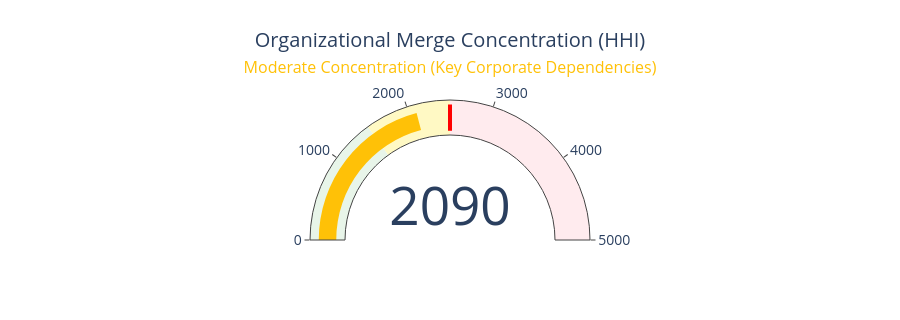

The cell this chart's notebook holds for it:
### Markdown cell above
### 5. Ecosystem Concentration: Herfindahl-Hirschman Index (HHI)

The Herfindahl-Hirschman Index (HHI) measures vendor concentration in open source projects by summing the squared percentage shares of merged PRs:
$$HHI = \sum_{i=1}^{N} (s_i)^2$$
Where $s_i$ is organization $i$'s percentage share of merged pull requests.

**CHAOSS Interpretation**:
* **HHI < 1,500**: **Diverse / Low Concentration** (Healthy multi-vendor community balance).
* **1,500 $\le$ HHI $\le$ 2,500**: **Moderately Concentrated** (Noticeable reliance on key corporate players).
* **HHI > 2,500**: **Highly Concentrated** (High vendor risk; dominated by 1 or 2 corporate sponsors).

### Code cell
hhi_val = np.round(np.sum(org_summary["share_of_merges_pct"] ** 2), 1)

if hhi_val < 1500:
    conc_label = "Low Concentration (Healthy Multi-Vendor Distribution)"
    badge_color = "#28a745"
elif hhi_val <= 2500:
    conc_label = "Moderate Concentration (Key Corporate Dependencies)"
    badge_color = "#ffc107"
else:
    conc_label = "High Concentration (Dominant Vendor Influence Risk)"
    badge_color = "#dc3545"

print(f"Herfindahl-Hirschman Index (HHI): {hhi_val}")
print(f"Concentration Assessment: {conc_label}")

fig_hhi = go.Figure(go.Indicator(
    mode="gauge+number",
    value=hhi_val,
    title={"text": f"Organizational Merge Concentration (HHI)<br><span style='font-size:0.8em;color:{badge_color}'>{conc_label}</span>"},
    gauge={
        "axis": {"range": [0, 5000]},
        "bar": {"color": badge_color},
        "steps": [
            {"range": [0, 1500], "color": "#e8f5e9"},
            {"range": [1500, 2500], "color": "#fff9c4"},
            {"range": [2500, 5000], "color": "#ffebee"}
        ],
        "threshold": {
            "line": {"color": "red", "width": 4},
            "thickness": 0.75,
            "value": 2500
        }
    }
))
fig_hhi.update_layout(font=dict(size=14), template="plotly_white", height=320)
fig_hhi.show()

### Figure 1 — Plotly figure (JSON) as saved in the notebook; plotly's stock layout.template omitted (floating-point values rounded to 4 significant figures)
{"data": [{"gauge": {"axis": {"range": [0, 5000]}, "bar": {"color": "#ffc107"}, "steps": [{"color": "#e8f5e9", "range": [0, 1500]}, {"color": "#fff9c4", "range": [1500, 2500]}, {"color": "#ffebee", "range": [2500, 5000]}], "threshold": {"line": {"color": "red", "width": 4}, "thickness": 0.75, "value": 2500}}, "mode": "gauge+number", "title": {"text": "Organizational Merge Concentration (HHI)<br><span style='font-size:0.8em;color:#ffc107'>Moderate Concentration (Key Corporate Dependencies)</span>"}, "type": "indicator", "value": 2090.0}], "layout": {"font": {"size": 14}, "height": 320}}
